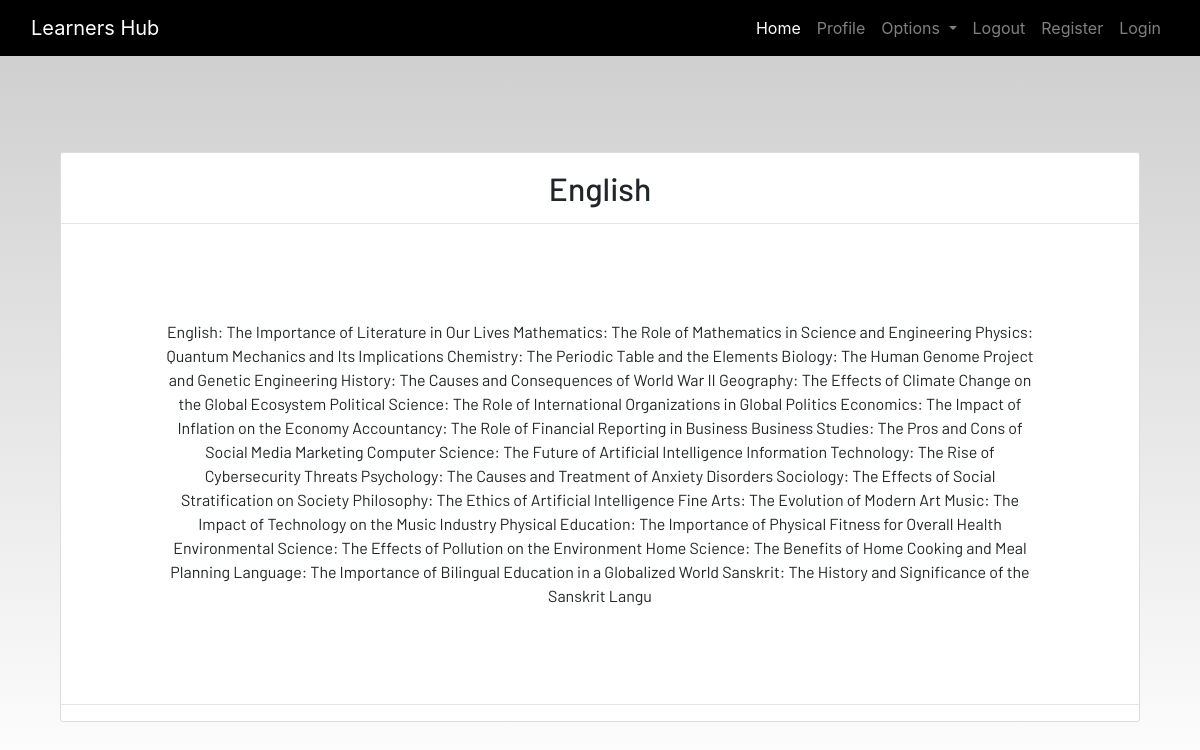
/notes_detail/21, run on the app's committed database.
### dashboard/models.py (models this page shows, shortened)
class Notes(models.Model):
	user = models.ForeignKey(User, on_delete=models.CASCADE)
	title = models.CharField(max_length=200)
	description = models.TextField()
	class Meta:
		verbose_name = "notes"
		verbose_name_plural = "notes"

### dashboard/views.py (the view)
# urls.py: path('notes_detail/<int:pk>',views.NotesDetailView.as_view() , name="notes-detail"),
class NotesDetailView(generic.DetailView):
	model = Notes

### dashboard/templates/dashboard/notes_detail.html
{% extends 'dashboard/base.html' %}
{% load static %}
{% block content %}
<section class='text-center container'>
    <div class="container">
        <div class="content-section p-0 mt-5">
            <div class="m-3">
                <h2>{{notes.title}}</h2>
            </div>
            <hr class="p-0 m-0">
            <p class="description m-5 p-5">
                {{notes.description}}
            </p>
            <hr>
        </div>
    </div>
</section>
{% endblock content %}

### static/css/main.css (style rules this page uses)
html { scroll-behavior: smooth; height: 100%; width: 100%; }
html, body { max-width: 100%; overflow-x: hidden; height: 100%; width: 100%; }
body { background: linear-gradient(rgba(0, 0, 0, 0.2), rgba(255, 255, 255, 0.5)); overflow-x: hidden; background-repeat: no-repeat; }
.content-section { background: #ffffff; padding: 10px 20px; border: 1px solid #dddddd; border-radius: 3px; margin-bottom: 20px; }

### data on the page
Notes: title "English", description "English: The Importance of Literature in Our Lives Mathematics: The Role of Mathematics in Science and Engineering Physics: Quantum Mechanics and Its Implications Chemistry: The Periodic Table and the Elements Biology: The Human Genome Project and Genetic Engineering History: The Causes and Consequences of World War II Geography: The Effects of Climate Change on the Global Ecosystem Political Science: The Role of International Organizations in Global Politics Economics: The Impact of Inflation on the Economy Accountancy: The Role of Financial Reporting in Business Business Studies: The Pros and Cons of Social Media Marketing Computer Science: The Future of Artificial Intelligence…"
